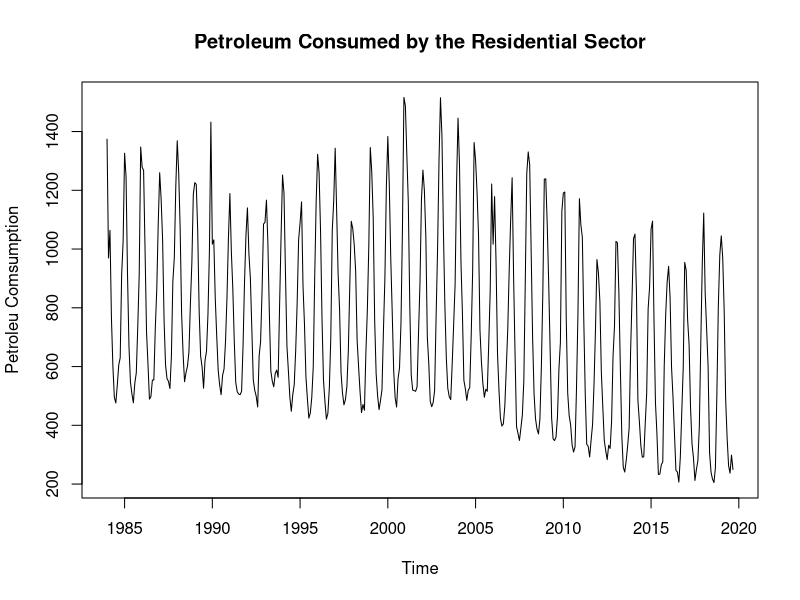
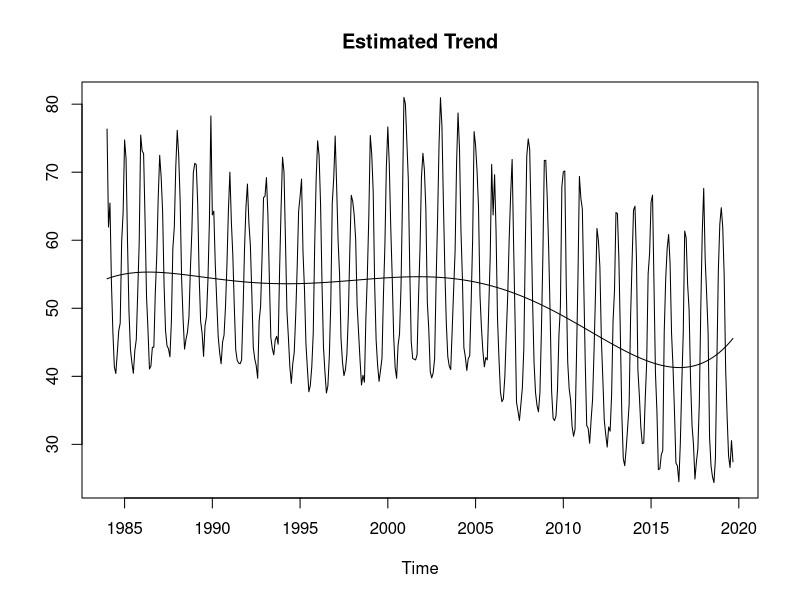
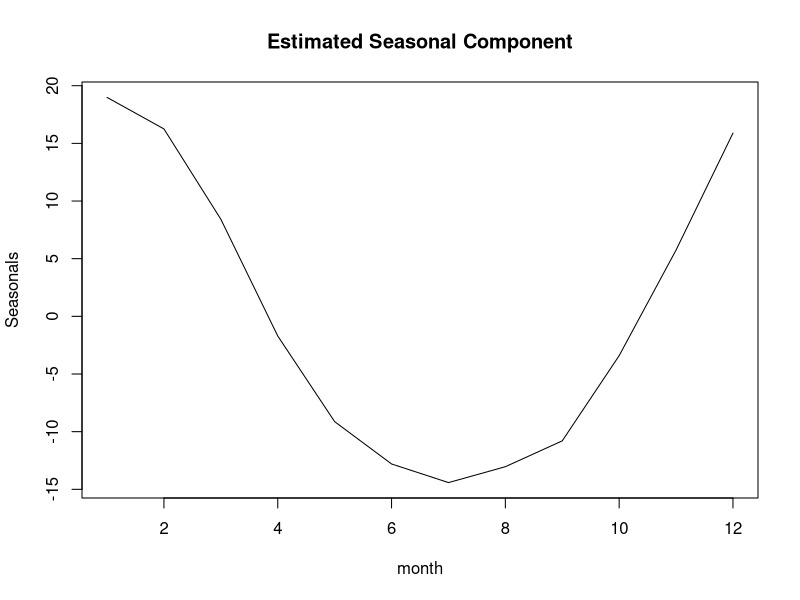
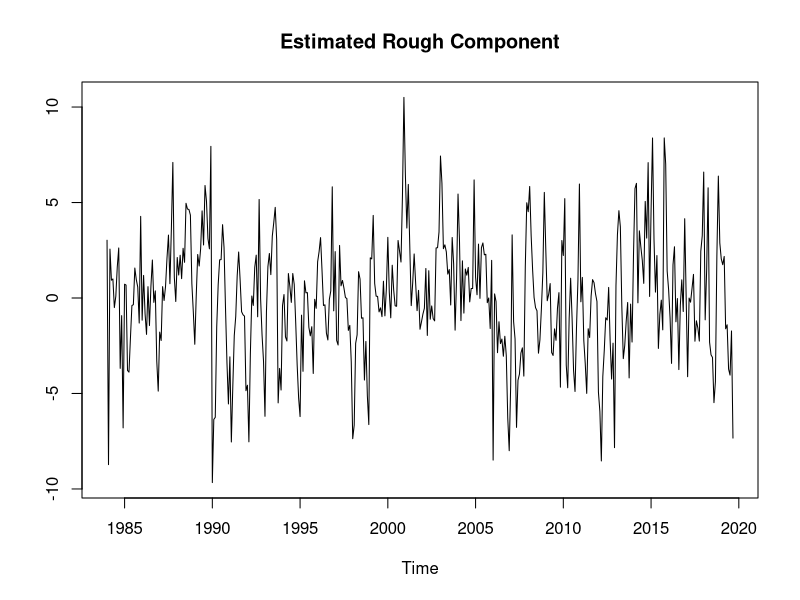
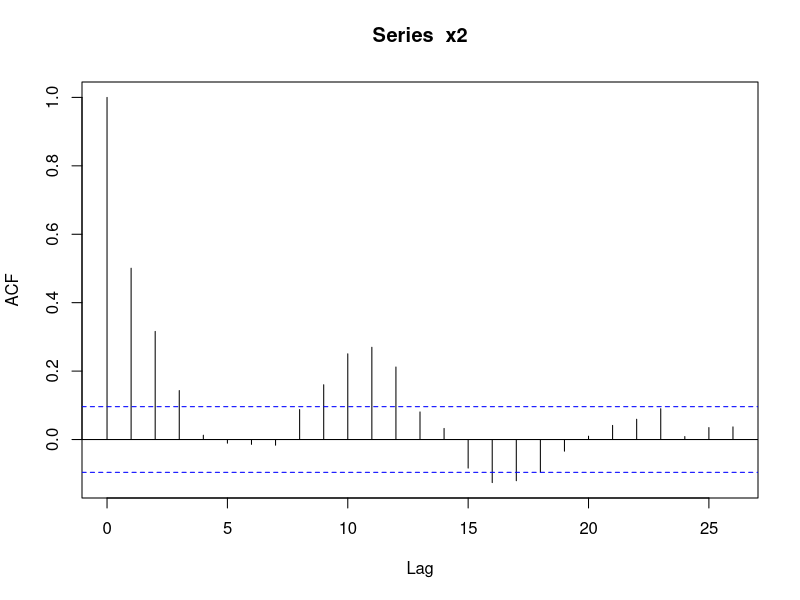
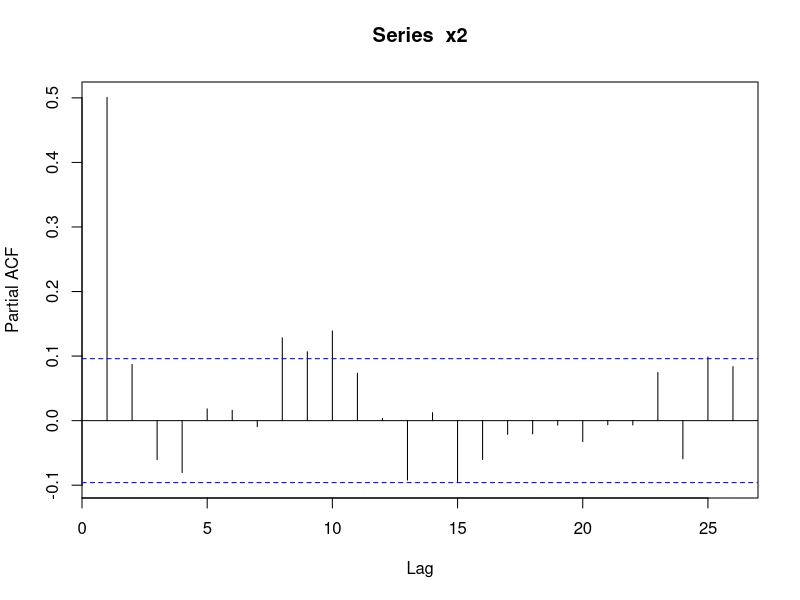
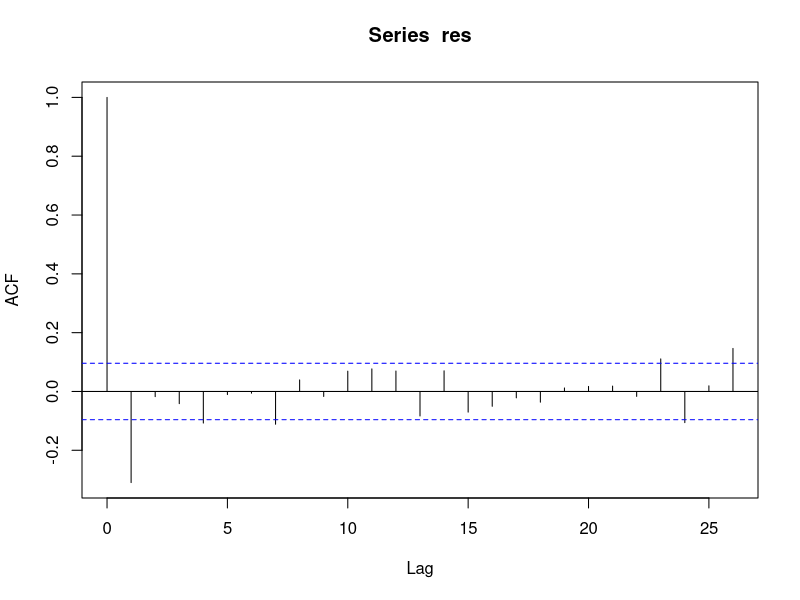
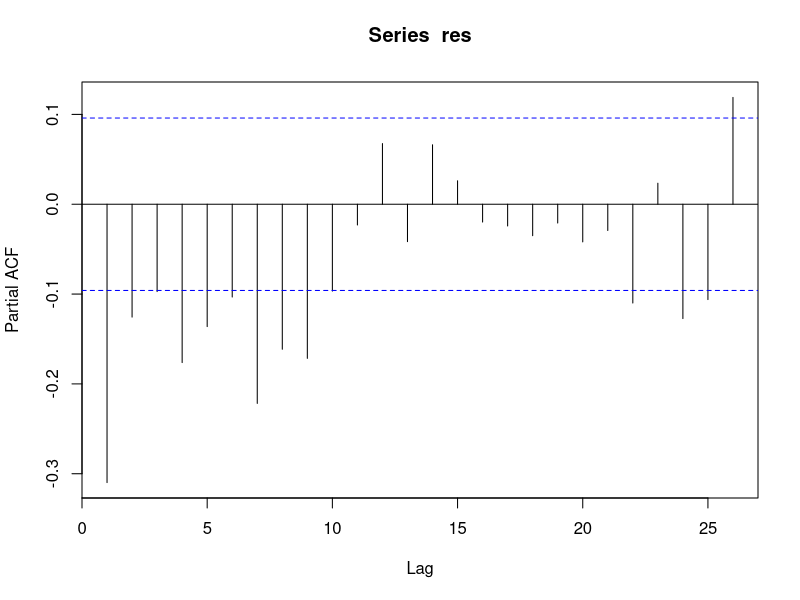

These charts were generated, in order, by the following R code: (Note: this script raises an error after producing the figures.)
## ---- chunk 1
loadPkg = function(x) { if (!require(x,character.only=T, quietly =T)) { install.packages(x,dep=T,repos="http://cran.us.r-project.org"); if(!require(x,character.only=T)) stop("Package not found") } }

petroleum=read.csv("MER_T03_07A.csv")
petroleum <- petroleum[which(petroleum$MSN == 'PARCPUS'), ]
petroleum <- petroleum[which(petroleum$YYYYMM >= 198401), ]
# YYYY13 is the average of the year, so it's cleaned for time series analysis
Y <- 198413
while (Y < 201913) {
   petroleum <- petroleum[which(petroleum$YYYYMM != Y), ]
   Y = Y + 100
}
# "Value" is a factor. Need to use as.character before as.numeric.
petroleum$Value <- as.character(petroleum$Value)
petroleum$Value <- as.numeric(petroleum$Value)
y = petroleum[,"Value"]
y <- ts(y, start = c(1984, 1), frequency = 12)
n = length(y)
ts.plot(y,main = 'Petroleum Consumed by the Residential Sector',type = 'l',xlab = 'Time', ylab = 'Petroleu Comsumption')
## ---- chunk 2
trndseas=function(y,seas,lam,degtrnd){
  
# requires the R-package 'pracma'
  
# fits  a trend plus seasonal for the "best" Box-Cox 
# transformation.
  
# input: y, observed series; seas, seasons
  
# input: lam, the grid of Box-Cox transformations (lambda values)
  
# input: degtrnd, degree of the polynomial trend, if
# degtrnd=0, then the fitted trend is constant.
  
# output:  coef, regression coefficients - the
# first degtrnd+1 values for the trend part and the
# rest associated with the seasonals
  
# output: fit, fitted y-values; res, residuals,
  
# output: trend, fitted trend; season, fitted seasonals
  
# output: rsq, adjusted r-square values for different lambda in the
  
# output: lamopt, the value of lambda (among those supplied 
# in the vector lam) at which r-square is maximum.

m=length(lam)
n=length(y)

# Part of design matrix for estimating trend
if(degtrnd>0) {
   tm=seq(1/n,1,by=1/n)
   x1=poly(tm,degree=degtrnd,raw=TRUE)
   x1=cbind(rep(1,n),x1)
   } else {
    x1=as.matrix(rep(1,n),ncol=1)
   }

# Part of design matrix for estimating seasonality
x2=NULL
if(seas>1){
sn=rep(1:seas,length.out=n)
x2=factor(sn,levels=unique(sn),ordered=TRUE)
x2=model.matrix(~x2-1)
m2=ncol(x2)
m21=m2-1
x2=x2[,1:m21]-matrix(rep(x2[,m2],m21),ncol=m21,nrow=nrow(x2),byrow=F)
}

x=cbind(x1,x2)  # design matrix

xx=t(x)%*%x
rsq=rep(1,m)
m1=ncol(x1)     #degtrnd+1
m11=m1+1
mx=ncol(x)      # degtrnd+1+seas-1

for(i in 1:m) {
  if (lam[i]==0) {
    yt=log(y)
  } else {
    yt=y^lam[i]
   }
  xy=t(x)%*%yt
  coef=solve(xx,xy)
  fit=x%*%coef
  res=yt-fit
  ssto=(n-1)*var(yt)
  sse=t(res)%*%res
  rsq[i]=1-((n-1)/(n-mx))*sse/ssto
  }

  ii=which.max(rsq)
  lamopt=lam[ii]
  if (lamopt==0) {
    yt=log(y)
  } else {
    yt=y^lamopt
   }
  xy=t(x)%*%yt
  coef=solve(xx,xy)
  fit=x%*%coef
  trnd=x1%*%coef[1:m1]
  season=NULL
  if(seas>1){
  season=c(coef[m11:mx],-sum(coef[m11:mx]))
  }
  res=yt-fit

  result=list(coef=coef,fitted=fit,trend=trnd,residual=res,season=season,rsq=rsq,lamopt=lamopt)
  return(result)
}
## ---- chunk 3
lam= seq(-1,1, by=0.05)
mod= trndseas(y, seas = 12,lam = lam, degtrnd = 5)
mod$lamopt
## ---- chunk 4
month= 1:12
mod = trndseas(y, seas = 12,lam = 0.6,degtrnd = 5)
m.fit = mod$trend
m.fit <- ts(m.fit, start = c(1984, 1), frequency = 12)
ts.plot(y ^ .6, m.fit, main='Estimated Trend')
## ---- chunk 5
plot(month,mod$season,type='l',ylab='Seasonals',main='Estimated Seasonal Component')
## ---- chunk 6
s.fit = rep(mod$season,length.out=n)
smooth.fit = mod$fit
x = y ^ .6 - m.fit - s.fit
plot(x,ylab ='', main='Estimated Rough Component')
## ---- chunk 7
n2=n-12
x2=x[1:n2]
acf(x2)
pacf(x2)
## ---- chunk 8
fit_0_0_0=arima(x2,order=c(0,0,0))
summary(fit_0_0_0)
## ---- chunk 9
fit_0_1_0=arima(x2,order=c(0,1,0))
res = fit_0_1_0$res
acf(res)
pacf(res)
## ---- chunk 10
summary(fit_0_1_0)
## ---- chunk 11
acf(x2)
pacf(x2)
## ---- chunk 12
fit_1_0_0=arima(x2,order=c(1,0,0))
summary(fit_1_0_0)
res = fit_1_0_0$res
acf(res)
pacf(res)
Box.test(res,lag=20,'Ljung-Box')
## ---- chunk 13
fit_2_0_2=arima(x2,order=c(2,0,2))
summary(fit_2_0_2)
res = fit_2_0_2$res
acf(res)
pacf(res)
Box.test(res,lag=20,'Ljung-Box')
hist(res)
## ---- chunk 14
h=12
m.fc=m.fit[-(1:n2)]
s.fc=s.fit[-(1:n2)]
fcast = predict(fit_2_0_2,n.ahead=h)
x.fc = fcast$pred
y.fc = m.fc + s.fc + x.fc
de_tran_y.fc=y.fc^(1/0.6)
y = petroleum[,"Value"]
plot.ts(y,xlim=c(0,n2+h))
points(x=n2+1:h, y=de_tran_y.fc, col='purple',type='b',pch=19)
loadPkg("Metrics")
## ---- chunk 15
loadPkg("data.table")
data.table(true = y[-(1:n2)], predict = de_tran_y.fc, diff = y[-(1:n2)]-de_tran_y.fc)
## ---- chunk 16
petroleum <- petroleum[which(petroleum$YYYYMM <= 201809), ]
train = petroleum[,"Value"]
train <- ts(train, start = c(1984, 1), frequency = 12)
HW <- HoltWinters(train)
loadPkg("forecast")
HWfc <- forecast(HW, h=12)
loadPkg("highcharter") # to use hchart function
hchart(HWfc)
data.table(true = y[-(1:n2)], predict = HWfc$mean, diff = y[-(1:n2)] - HWfc$mean)
## ---- chunk 17
fit<-auto.arima(train)
accuracy(forecast(fit,h=12),y[-(1:n2)])
## ---- chunk 18
fit_ets<-ets(train)
accuracy(predict(fit_ets,12),y[-(1:n2)])
## ---- chunk 19
pred_stlf<-stlf(train)
rmse(pred_stlf$mean,y[-(1:n2)])
## ---- chunk 20
data.table(this_year = y[-(1:n2)], last_year = y[-c(1:(n2-12), n2+1:n)], diff = y[-(1:n2)] - y[-c(1:(n2-12), n2+1:n)])
## ---- chunk 21
HW
